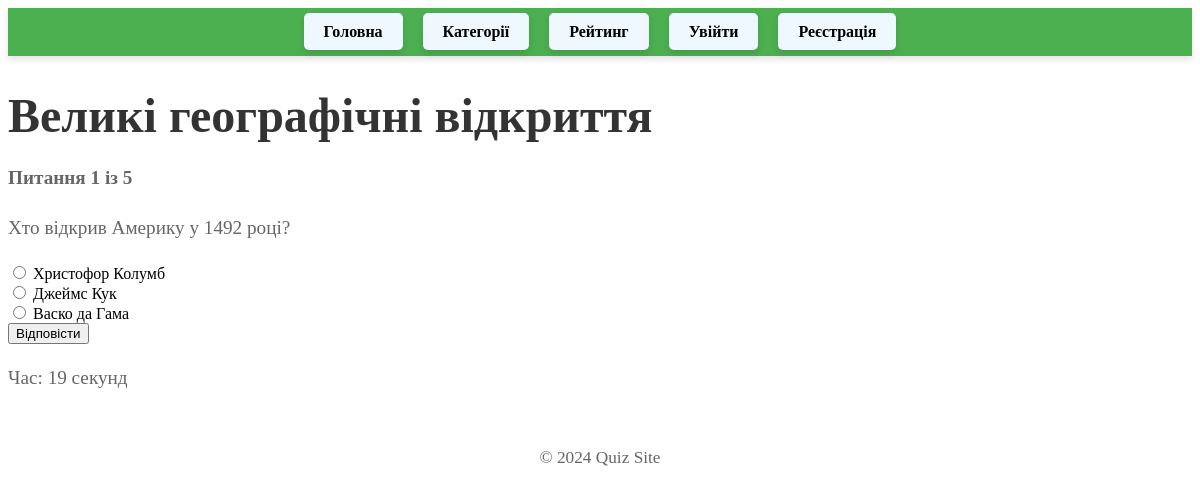
The page /quiz/1/question/1/ on the database its author committed.
### quizzes/models.py (models this page shows, shortened)
class Quiz(models.Model):
    DIFFICULTY_LEVELS = [
        ('easy', 'Легкий'),
        ('medium', 'Середній'),
        ('hard', 'Складний'),
    ]
    category = models.ForeignKey(Category, on_delete=models.CASCADE, related_name='quizzes', verbose_name="Категорія")
    name = models.CharField(max_length=200, verbose_name="Назва вікторини")
    description = models.TextField(blank=True, verbose_name="Опис вікторини")
    difficulty = models.CharField(max_length=10, choices=DIFFICULTY_LEVELS, verbose_name="Рівень складності")

class Question(models.Model):
    quiz = models.ForeignKey(Quiz, on_delete=models.CASCADE, related_name='questions', verbose_name="Вікторина")
    text = models.TextField(verbose_name="Текст питання")
    points = models.PositiveIntegerField(verbose_name="Бали за правильну відповідь", default=0)

class Answer(models.Model):
    question = models.ForeignKey(Question, on_delete=models.CASCADE, related_name='answers', verbose_name="Питання")
    text = models.CharField(max_length=200, verbose_name="Текст відповіді")
    is_correct = models.BooleanField(default=False, verbose_name="Чи правильна відповідь")

### quizzes/views.py (the view, shortened to what this page needs)
# urls.py: path('quiz/<int:quiz_id>/question/<int:question_number>/', views.quiz_question, name='quiz_question'),
def quiz_question(request, quiz_id, question_number):
    quiz = get_object_or_404(Quiz, pk=quiz_id)
    questions = quiz.questions.all()  # Отримуємо всі питання для вікторини
    if question_number > questions.count():
        return redirect('quiz_complete', quiz_id=quiz.id)
    question = questions[question_number - 1]  # Питання для поточного номера
    return render(request, 'quiz_question.html', {
        'quiz': quiz,
        'question': question,
        'question_number': question_number,
        'total_questions': questions.count(),
    })

### frontend/templates/quiz_question.html (shortened to what this page needs)
{% extends 'base.html' %}
{% load static %}
{% block content %}
<link rel="stylesheet" type="text/css" href="{% static 'styles.css' %}">
<h1>{{ quiz.name }}</h1>
<p><strong>Питання {{ question_number }} із {{ total_questions }}</strong></p>
<p>{{ question.text }}</p>
<form id="quiz-form" method="post">
    {% for answer in question.answers.all %}
        <div>
            <label>
                <input type="radio" name="answer" value="{{ answer.id }}"> {{ answer.text }}
            </label>
        </div>
    {% endfor %}
    <button type="submit">Відповісти</button>
</form>
<p id="timer"></p>
{% endblock %}

### frontend/templates/base.html (shortened to what this page needs)
<!DOCTYPE html>
<html lang="en">
<head>
    {% load static %}
    <link rel="stylesheet" href="{% static 'css/styles.css' %}">
</head>
<body>
    <header>
        <nav>
            <ul>
                <li><a href="{% url 'home' %}">Головна</a></li>
                <li><a href="{% url 'categories' %}">Категорії</a></li>
                <li><a href="{% url 'leaderboard' %}">Рейтинг</a></li>
                {% if user.is_authenticated %}
                    <li>
                        Привіт, {{ user.username }}!
                        <form method="post" action="{% url 'logout' %}" style="display: inline;">
                            {% csrf_token %}
                            <button type="submit" style="background: none; border: none; color: blue; cursor: pointer; text-decoration: underline;">
                                Вийти
                            </button>
                        </form>
                    </li>
                {% else %}
                    <li><a href="{% url 'login' %}">Увійти</a></li>
                    <li><a href="{% url 'register' %}">Реєстрація</a></li>
                {% endif %}
            </ul>
        </nav>
    </header>
    <main>
        {% block content %}
        {% endblock %}
    </main>
    <footer>
        <p>© 2024 Quiz Site</p>
    </footer>
</body>
</html>

### frontend/static/styles.css (style rules this page uses)
header { background-color: #4CAF50; padding: 15px 0; box-shadow: 0 4px 6px rgba(0, 0, 0, 0.1); }
header nav ul { list-style: none; margin: 0; padding: 0; display: flex; justify-content: center; gap: 20px; }
header nav ul li a { text-decoration: none; font-weight: bold; color: black; background-color: aliceblue; padding: 10px 20px; border-radius: 5px; box-shadow: 0 4px 6px rgba(0, 0, 0, 0.1); transition: all 0.3s ease; }
h1 { font-size: 3em; color: #333; margin-bottom: 20px; }
p { color: #666; font-size: 1.2em; line-height: 1.6; }
footer { text-align: center; margin-top: 50px; font-size: 0.9em; color: #888; }

### rows shown on the page
Quiz: name "Великі географічні відкриття"
Question: text "Хто відкрив Америку у 1492 році?"
Answer: text "Христофор Колумб"
Answer: text "Джеймс Кук"
Answer: text "Васко да Гама"

### other values the page prints
{{ question_number }} "1"
{{ total_questions }} "5"
